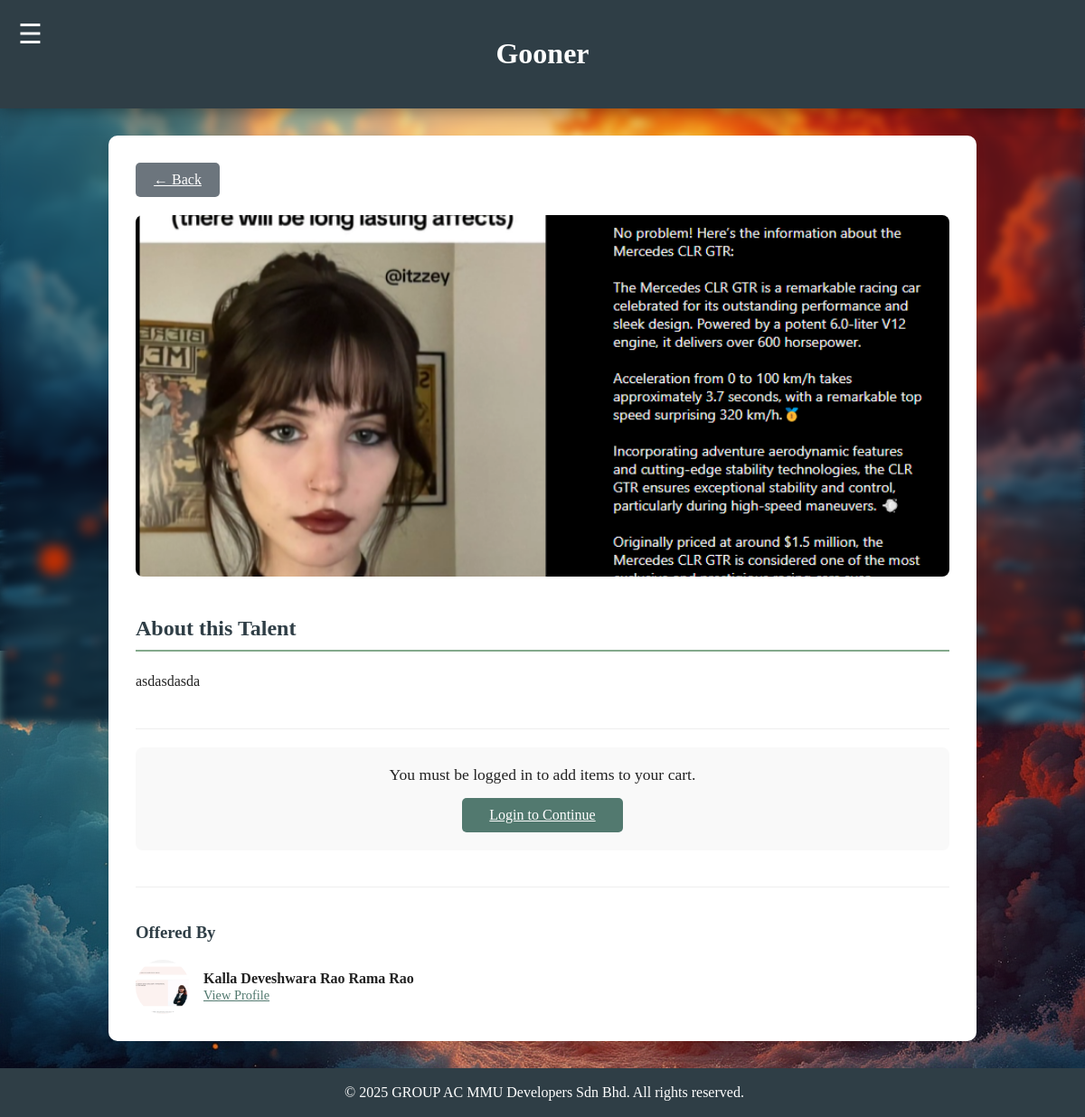
Screenshot of /viewTalent.php?id=6 with the database file from the repository.
### tables this page shows
CREATE TABLE `services` (
  `service_id` int(11) NOT NULL,
  `user_id` int(11) NOT NULL,
  `service_title` varchar(255) NOT NULL,
  `service_description` text DEFAULT NULL,
  `service_image` varchar(255) DEFAULT NULL,
  `service_price` decimal(10,2) NOT NULL DEFAULT 0.00
);

CREATE TABLE `users` (
  `user_id` int(11) NOT NULL,
  `name` varchar(100) DEFAULT NULL,
  `email` varchar(100) DEFAULT NULL,
  `phone_number` varchar(20) DEFAULT NULL,
  `password` varchar(255) DEFAULT NULL,
  `role` enum('student','admin') DEFAULT 'student',
  `created_at` timestamp NOT NULL DEFAULT current_timestamp(),
  `student_id` varchar(50) DEFAULT NULL,
  `faculty` varchar(100) DEFAULT NULL,
  `date_of_birth` date DEFAULT NULL,
  `about_me` text DEFAULT NULL,
  `profile_picture` varchar(255) DEFAULT 'default_avatar.png'
);

### viewtalent.php (the view, shortened to what this page needs)
<?php
require 'connection.php';
$talent_id = intval($_GET['id']);
$stmt = $conn->prepare(
    "SELECT s.service_title, s.service_description, s.service_image, s.service_price, u.name as user_name, u.profile_picture, u.user_id
     FROM services s
     JOIN users u ON s.user_id = u.user_id
     WHERE s.service_id = ?"
);
$stmt->bind_param("i", $talent_id);
$stmt->execute();
$result = $stmt->get_result();
$talent = $result->fetch_assoc();
require 'header.php';
$talent_image_src = 'images/uploads/talent_images/' . htmlspecialchars($talent['service_image'] ?? 'service_placeholder.png');
$owner_avatar_src = DEFAULT_AVATAR_URL;
if (!empty($talent['profile_picture']) && file_exists('images/uploads/profile_pictures/' . $talent['profile_picture'])) {
    $owner_avatar_src = 'images/uploads/profile_pictures/' . htmlspecialchars($talent['profile_picture']);
}
?>
<body>
    <?php require 'navbar.php'; ?>
    <div id="main-content">
        <div class="title-container">
            <h1><?php echo htmlspecialchars($talent['service_title']); ?></h1>
        </div>
        <div class="talent-detail-container" style="max-width: 900px; margin: 30px auto; background-color: #fff; padding: 30px; border-radius: 10px; box-shadow: 0 4px 8px rgba(0,0,0,0.1);">
            <a href="#" onclick="history.go(-1); return false;" class="form-button" style="width: auto; padding: 10px 20px; background-color: #6c757d; display: inline-block; margin-bottom: 20px;">&larr; Back</a>
            <img src="<?php echo $talent_image_src; ?>" alt="<?php echo htmlspecialchars($talent['service_title']); ?>" style="width: 100%; height: auto; max-height: 400px; object-fit: cover; border-radius: 8px; margin-bottom: 20px;">
            <section id="talent-description">
                <h2 style="color: var(--color-title); border-bottom: 2px solid var(--color-surface); padding-bottom: 10px;">About this Talent</h2>
                <p style="line-height: 1.6;">
                    <?php echo nl2br(htmlspecialchars($talent['service_description'])); ?>
                </p>
            </section>
            <section id="add-to-cart" style="margin-top: 40px; padding-top: 20px; border-top: 1px solid #eee;">
                <?php if (isset($_SESSION['user_id'])): ?>
                    <?php if ($_SESSION['user_id'] == $talent['user_id']): ?>
                        <div style="text-align: center; background-color: #f9f9f9; padding: 20px; border-radius: 8px;">
                            <p style="margin: 0; font-size: 1.1em; color: var(--color-title);">You cannot purchase your own talent.</p>
                        </div>
                    <?php elseif ($_SESSION['role'] === 'admin'): ?>
                        <div style="text-align: center; background-color: #f9f9f9; padding: 20px; border-radius: 8px;">
                            <p style="margin: 0; font-size: 1.1em; color: var(--color-title);">Administrators cannot use the shopping cart functionality.</p>
                        </div>
                    <?php else: ?>
                        <form action="cart_logic.php" method="POST">
                            <input type="hidden" name="action" value="add">
                            <input type="hidden" name="talent_id" value="<?php echo $talent_id; ?>">
                            <button type="submit" class="form-button" style="width: 100%; background-color: var(--color-primary); font-size: 1.2em;">Add to Cart (RM <?php echo number_format($talent['service_price'], 2); ?>)</button>
                        </form>
                    <?php endif; ?>
                <?php else: ?>
                    <div style="text-align: center; background-color: #f9f9f9; padding: 20px; border-radius: 8px;">
                        <p style="margin: 0; font-size: 1.1em;">You must be logged in to add items to your cart.</p>
                        <a href="login.php" class="form-button" style="width: auto; display: inline-block; margin-top: 15px; padding: 10px 30px;">Login to Continue</a>
                    </div>
                <?php endif; ?>
            </section>
            <section id="talent-owner" style="margin-top: 40px; padding-top: 20px; border-top: 1px solid #eee;">
                <h3 style="color: var(--color-title);">Offered By</h3>
                <div class="owner-info" style="display: flex; align-items: center; gap: 15px;">
                    <img src="<?php echo $owner_avatar_src; ?>" alt="<?php echo htmlspecialchars($talent['user_name']); ?>" style="width: 60px; height: 60px; border-radius: 50%; object-fit: cover;">
                    <div>
                        <h4 style="margin: 0;"><?php echo htmlspecialchars($talent['user_name']); ?></h4>
                        <a href="userDashboard.php?id=<?php echo $talent['user_id']; ?>" style="font-size: 0.9em; color: var(--color-primary);">View Profile</a>
                    </div>
                </div>
            </section>
        </div>
    </div>
    <?php require 'footer.php'; ?>
</body>
</html>

### css/style.css (style rules this page uses)
:root { --color-bg: #CAD2C5; --color-surface: #84A98C; --color-primary: #52796F; --color-text: #354F52; --color-title: #2F3E46; }
body { background-image: url("../css/background/background_image_2.png"); background-color: var(--color-bg); color: #222; margin: 0; padding: 0; }
body::before { content: ""; position: fixed; background-image: url("../css/background/background_image_2.png"); background-size: cover; top: 0; left: 0; height: 100vh; width: 100vw; z-index: -1; filter: blur(5px); }
.title-container { background-color: var(--color-title); font-family: "Copperplate Gothic", "Copperplate", fantasy; color: white; padding: 20px; text-align: center; box-shadow: 0 0px 20px rgba(0, 0, 0, 0.5); }
.form-button { width: 100%; padding: 10px; font-size: 1rem; background-color: var(--color-primary); color: white; border: none; border-radius: 5px; cursor: pointer; transition: background-color 0.3s ease; display: block; margin: 0; }

### rows the page displays
services: service_title "Gooner", service_image (picture), service_description "asdasdasda", user.profile_picture (picture), user.name "Kalla Deveshwara Rao Rama Rao"
